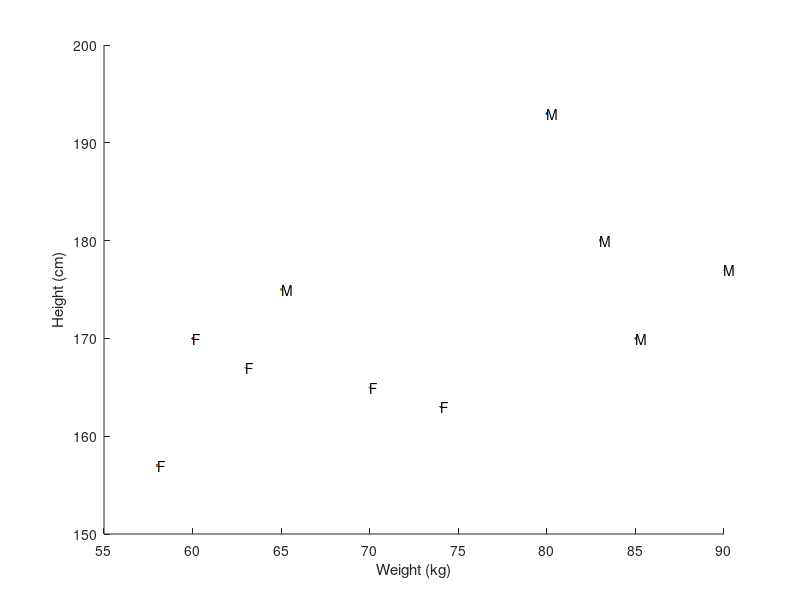

Recreate this plot in MATLAB. (Note: this script raises an error after producing the figure.)
%% Creating dataset

clear
addpath(genpath('../DeepNNs/'))

x = [80 193; 83 180; 90 177 ; 85 170 ; 65 175; 63 167; 60 170 ; 74  163; 58 157; 70 165];
N=size(x,1);
addednoise=0;
if addednoise==1
    x(:,3)=randn(N,1);
end
xorig=x;
%y(:,2) = [1; 0; 0; 1];
y(:,1) = [1; 1; 1; 1; 1; 0; 0; 0; 0; 0; ];
y(:,2) = 1-[1; 1; 1; 1; 1; 0; 0; 0; 0; 0; ];
%y(:,2) = [0; 0; 0; 0; 0; 0; 0; 0; 0; 0 ];


%N=1000; x=rand(N,2); y=xor(x(:,1)<0.5,x(:,2)<0.5); y(:,2) = 1 - y(:,1);
%y=zscore(y,[],1)
%[x_test,y_test]=meshgrid(0:0.1:1,0:0.1:1);

%test_data=[x_test(: ) y_test(:)];
%test_data=zscore([x_test(: ) y_test(:)],1);
figure(1)
clf
hold on
for sampli=1:N
   if y(sampli) ==1
       letter='M';
   else
       letter='F';
   end
   plot(x(sampli,1),x(sampli,2));
   text(x(sampli,1),x(sampli,2),letter);
end
xlabel('Weight (kg)')
ylabel('Height (cm)')
%x=x/max(x(:)); test_data=test_data/max(abs(test_data(:)));

hAxes = gca;     %Axis handle
%Changing 'LineStyle' to 'none'
hAxes.XRuler.Axle.LineStyle = 'none';  
hAxes.YRuler.Axle.LineStyle = 'none';

axis([50 95 150 200])
title('Example dataset')
%% Model Initialization
figure(1)
clear model
xmean=mean(x);
x=x-repmat(xmean,N,1);
%[x_test,y_test]=meshgrid(min(x(:,1)):0.1:max(x(:,1)),min(x(:,2)):0.1:max(x(:,2)));
%test_data=[x_test(: ) y_test(:)];
model.x=x;
model.y=y;
model.N=N;
model.fe_update=100000;

layers=[5];
model.batchsize=10;
noins=size(x,2);
noouts=size(y,2);

layers=[noins layers noouts];
%lr=0.1; activation='softsign';
lr=0.1; activation='logsi';
model.l2=0.5;
model.l1=0;
model.layersizes=[layers];
model.layersizesinitial=model.layersizes;
model.target=y;
model.epochs=100;
model.update=10;
model.errofun='quadratic_cost';
model.errofun='cross_entropy_cost';
for layeri=1:(length(layers)-1)
    model.layers(layeri).lr=lr;
    model.layers(layeri).blr=lr;
    model.layers(layeri).Ws=[layers(layeri) layers(layeri+1)]
    
    model.layers(layeri).W=1*(randn(layers(layeri),layers(layeri+1)))*sqrt(2/(model.layersizes(layeri)+model.layersizes(layeri+1)));
    model.layers(layeri).B=(randn(layers(layeri+1),1)-0.5)/10;
    %model.layers(layeri).B=(zeros(layers(layeri+1),1))/1;
    model.layers(layeri).activation=activation;
    model.layers(layeri).inds=1:model.layersizes(layeri); % To keep track of which nodes are removed etc
end
model.layers(layeri).lr=lr/1; model.layers(layeri).activation='softmaxact';

%% Model training

clear error

%% Model training

clear error
for layeri=1:(length(model.layers))
    model.layers(layeri).nonzeroinds=find(model.layers(layeri).W~=0);
end
model.epoch=1;

[model,out2(:,:,model.epoch)]=forwardpassing(model,model.x);

model.fnzl=find_first_non_zero_layer(model);
if (length(model.layers)>1) && (model.fnzl==length(model.layers))
    display('All learning rates are zero. The model will be identical! No point continuing!');
    return;
end


for epoch=1:model.epochs
    
    batchinds=randperm(model.N,model.batchsize);    
    model.target=model.y(batchinds,:);
    model.epoch=epoch;
    if mod(epoch,model.update)==0
        % Now it is time to show an update of the network.
        if exist('sp2')
            delete(sp2);
        end
        sp2=subplot(2,2,1);
        show_network_local
        subplot(2,2,3)
        
        plot(model.error)
        xlabel('Epoch')
        ylabel('Error')
        drawnow
        % If there is a test set, calculate the accuracy for it
        if sum(isfield(model,{'x_test','y_test'}))==2
            
            epochtemp=model.epoch; model.epoch=0;
            [~,out_test]=forwardpassing(model,model.x_test(:,model.layers(1).inds)); get_perf(out_test,model.y_test);
            model.epoch=epochtemp;
            y_test_str=[' - Test: ' sprintf('%2.2f', get_perf(out_test,model.y_test))];
        else
            y_test_str='';
        end
        [~,out_train]=forwardpassing(model,model.x);
        display(['Epoch: ' num2str(epoch) ' - Training: ' sprintf('%2.2f',get_perf(out_train,model.y)) y_test_str]);
    end
    % Should I perform feature elimination
    if mod(epoch,model.fe_update)==0
        model=feature_elimination(model);
    end
    
    %%Forward passing
    model=vectorize_all_weights(model);
    
    %[model,out(:,:,epoch)]=forwardpassing_nolr(model,model.x(batchinds,:));
    [model,out(:,:,epoch)]=forwardpassing_nolr(model,model.x(batchinds,:));
    
    [model.error(epoch),dedout]=feval(model.errofun,model);
    
    
    for layeri=(length(model.layers)):-1:model.fnzl
        clear dedw dedb
        ins=model.layers(layeri).Ws(1);
        outs=model.layers(layeri).Ws(2);
        
        if layeri==length(model.layers)
            % For the last layer the gradient is calculated as
            % dE/dw = dE/dout * dout/dnet * dnet/dw
            dnetdw=repmat(model.layers(layeri).X,1,1,outs); % dnet/dw
            
            %dedb=(dedout(batchinds,:).*model.layers(layeri).doutdnet(batchinds,:))'; % dE/db = dE/dout * dout/dnet
            dedb=(dedout.*model.layers(layeri).doutdnet)'; % dE/db = dE/dout * dout/dnet
            dedw=permute(repmat(dedb,1,1,ins),[2 3 1]).*dnetdw; % dE/dw = dE/dout * dout/dnet * dnet/d
        else
            
            dedb=permute(mean(permute(repmat(model.layers(layeri+1).grad,1,1,outs),[2 3 1]).*permute(repmat(model.layers(layeri+1).W,1,1,model.batchsize),[3 1 2]),3).*model.layers(layeri).doutdnet,[2 1]);
            dedw=permute(repmat(dedb,1,1,ins),[2 3 1]).*repmat(model.layers(layeri).X,1,1,outs);
            
        end
        %layeri
        %size(dedb)
        model.layers(layeri).grad=dedb;
        
        
        l1part=-model.layers(layeri).lr*(model.l1/model.batchsize).*sign(model.layers(layeri).W);
        l2part=-model.layers(layeri).lr*(model.l2/model.batchsize).*model.layers(layeri).W;
        regularization_term=model.layers(layeri).W+l1part+l2part;
        mdedw=permute(mean(dedw,1),[2 3 1]);
        
        %model.layers(layeri).W(model.layers(layeri).nonzeroinds)=regularization_term(model.layers(layeri).nonzeroinds)-model.layers(layeri).lr(model.layers(layeri).nonzeroinds).*mdedw(model.layers(layeri).nonzeroinds);
        model.layers(layeri).W(model.layers(layeri).nonzeroinds)=regularization_term(model.layers(layeri).nonzeroinds)-model.layers(layeri).lr.*mdedw(model.layers(layeri).nonzeroinds);
        model.layers(layeri).B=model.layers(layeri).B-model.layers(layeri).blr.*mean(dedb,2);
        
        
    end
    
    
%% Visual evaluation

model.test=0;
%[model,out_test]=forwardpassing(model,[test_data]);
factor=15;

%for pointi=1:size(test_data,1)
%    mat(((x_test(pointi)+1)*10)-9,((y_test(pointi)+1)*10)-9)=out_test(pointi,1);
%end
subplot(2,2,[2 4])

hold on
xx = linspace(min(x(:,1))*1.1,1.1*max(x(:,1)));
yy = linspace(1.1*min(x(:,2)),1.1*max(x(:,2)));
[X,Y] = meshgrid(xx,yy);
if addednoise==1

    [model,Z]=forwardpassing(model,[X(:) Y(:) randn(100*100,1)]);
else
    [model,Z]=forwardpassing(model,[X(:) Y(:)]);
end
%contour(X+xmean(1),Y+xmean(2),reshape(Z(:,1),100,100),[0.25 0.5 0.75],'LineWidth',3)
contour(X+xmean(1),Y+xmean(2),reshape(Z(:,1),100,100),[ 0.49 0.51 ],'LineWidth',3,'Color',repmat((model.epochs-epoch)/model.epochs,3,1))

for sampli=1:N
   if y(sampli) ==1
       letter='M';
   else
       letter='F';
   end
   plot(xorig(sampli,1),xorig(sampli,2));
   text(xorig(sampli,1),xorig(sampli,2),letter);
end

xlabel('Weight (kg)')
ylabel('Height (cm)')
%x=x/max(x(:)); test_data=test_data/max(abs(test_data(:)));

hAxes = gca;     %Axis handle
%Changing 'LineStyle' to 'none'
hAxes.XRuler.Axle.LineStyle = 'none';  
hAxes.YRuler.Axle.LineStyle = 'none';
W=model.layers(1).W;
newB=-W(1,1)*xmean(1)-W(2,1)*xmean(2)+model.layers(1).B(1);
myw=77;
myh=153;
W(1,1)*myw+W(2,1)*myh+newB;
title(['W_{weight}:' sprintf('%2.2f',W(1,1)) '    W_{height}:' sprintf('%2.2f',W(2,1)) '   Intercept:'   sprintf('%2.2f',newB)]);

end
